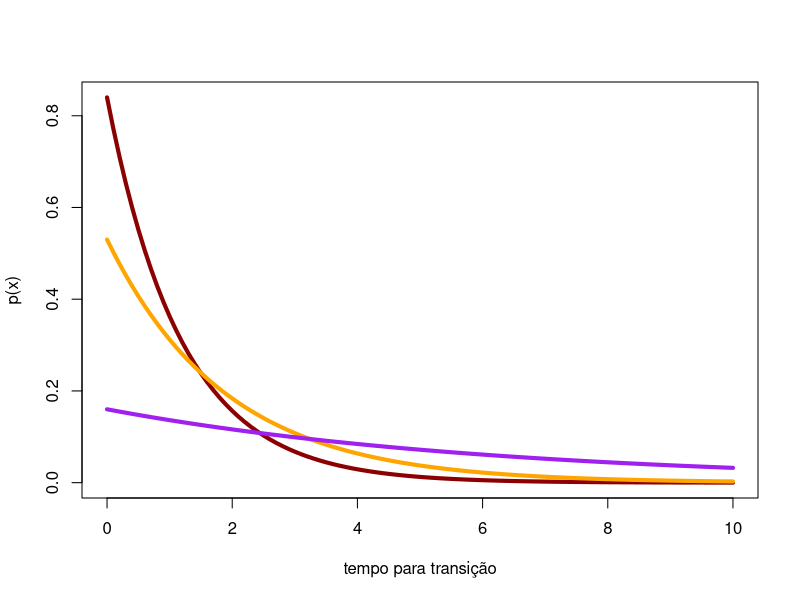

R code for this plot:
### definindo função exponencial
fx_exponencial = function(x, lambda) {lambda*exp(1)^(-lambda*x)}

### definindo parâmetos
x_range <- seq(0, 10, by=0.1)

### Criando o gráfico
plot(x_range, fx_exponencial(lambda = 0.84, x = x_range), 
     type="l", col="darkred",lwd=4,
     xlab="tempo para transição", ylab="p(x)")
lines(x = x_range,
      y = fx_exponencial(lambda = 0.53, x = x_range),
      type = "l", col = "orange", lwd=4
)
lines(x = x_range,
      y = fx_exponencial(lambda = 0.16, x = x_range),
      type = "l",col = "purple", lwd=4
)

